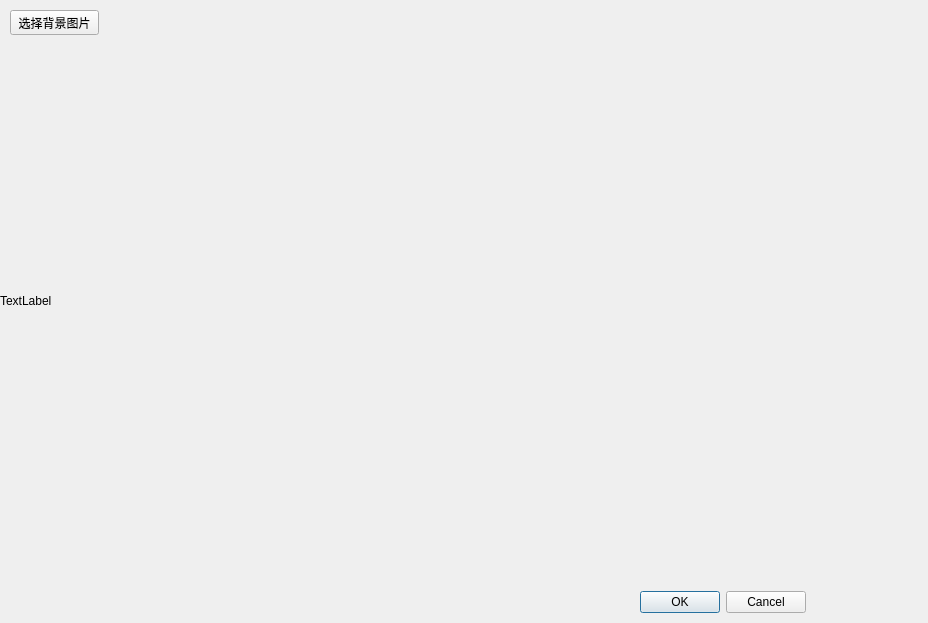
<?xml version="1.0" encoding="UTF-8"?>
<ui version="4.0">
 <class>Form</class>
 <widget class="QWidget" name="Form">
  <property name="geometry">
   <rect>
    <x>0</x>
    <y>0</y>
    <width>928</width>
    <height>623</height>
   </rect>
  </property>
  <property name="windowTitle">
   <string>Form</string>
  </property>
  <widget class="QLabel" name="label">
   <property name="geometry">
    <rect>
     <x>0</x>
     <y>40</y>
     <width>931</width>
     <height>521</height>
    </rect>
   </property>
   <property name="styleSheet">
    <string notr="true">border-image: url(:/img/PlutoCrescent_ZH-CN3538488331_1920x1080.jpg);</string>
   </property>
   <property name="text">
    <string>TextLabel</string>
   </property>
  </widget>
  <widget class="QPushButton" name="selectBgBtn">
   <property name="geometry">
    <rect>
     <x>10</x>
     <y>10</y>
     <width>89</width>
     <height>25</height>
    </rect>
   </property>
   <property name="text">
    <string>选择背景图片</string>
   </property>
  </widget>
  <widget class="QDialogButtonBox" name="okbtn">
   <property name="geometry">
    <rect>
     <x>640</x>
     <y>590</y>
     <width>166</width>
     <height>25</height>
    </rect>
   </property>
   <property name="standardButtons">
    <set>QDialogButtonBox::Cancel|QDialogButtonBox::Ok</set>
   </property>
  </widget>
 </widget>
 <resources>
  <include location="../../../图片/壁纸/test.qrc"/>
 </resources>
 <connections/>
</ui>
